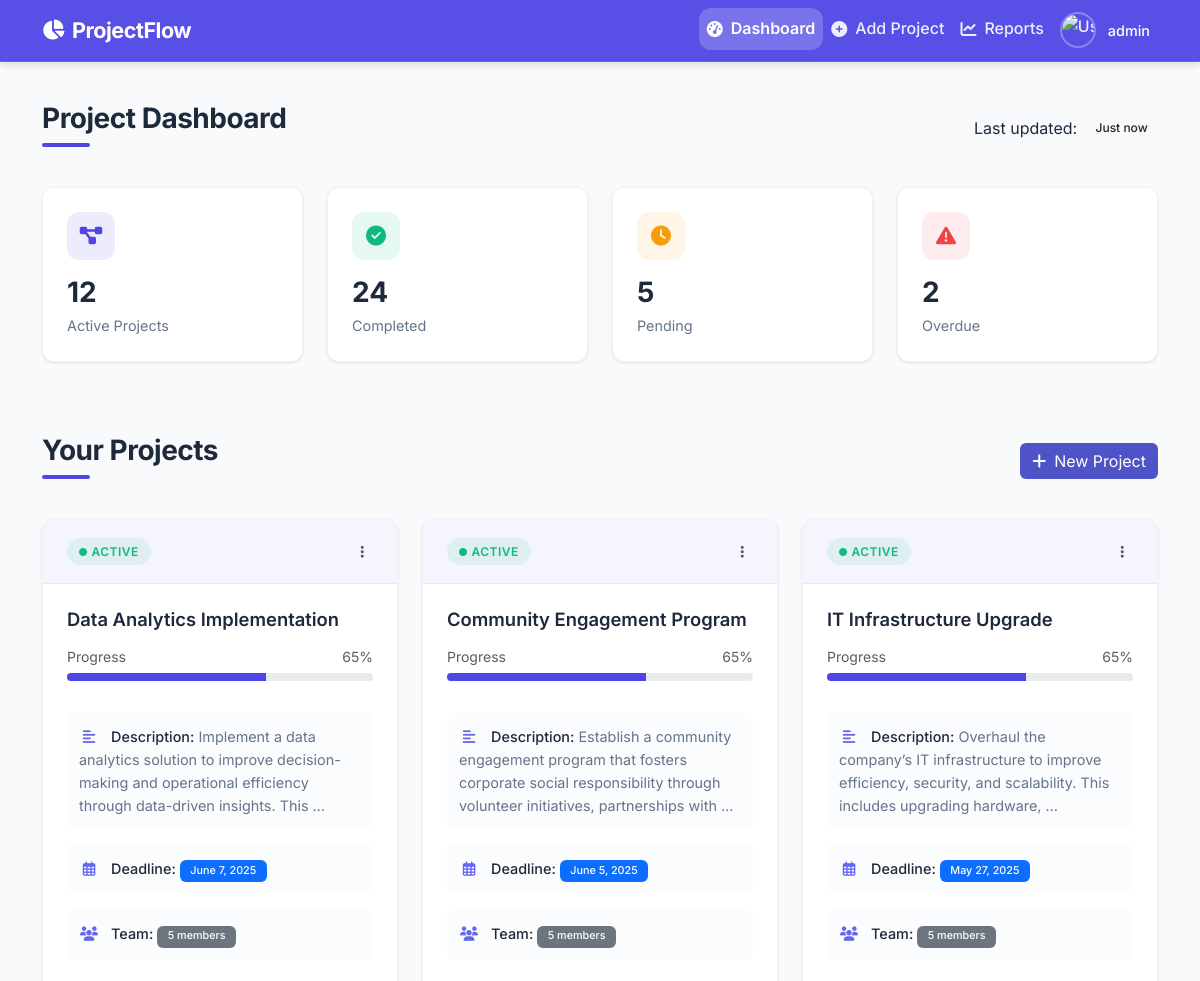
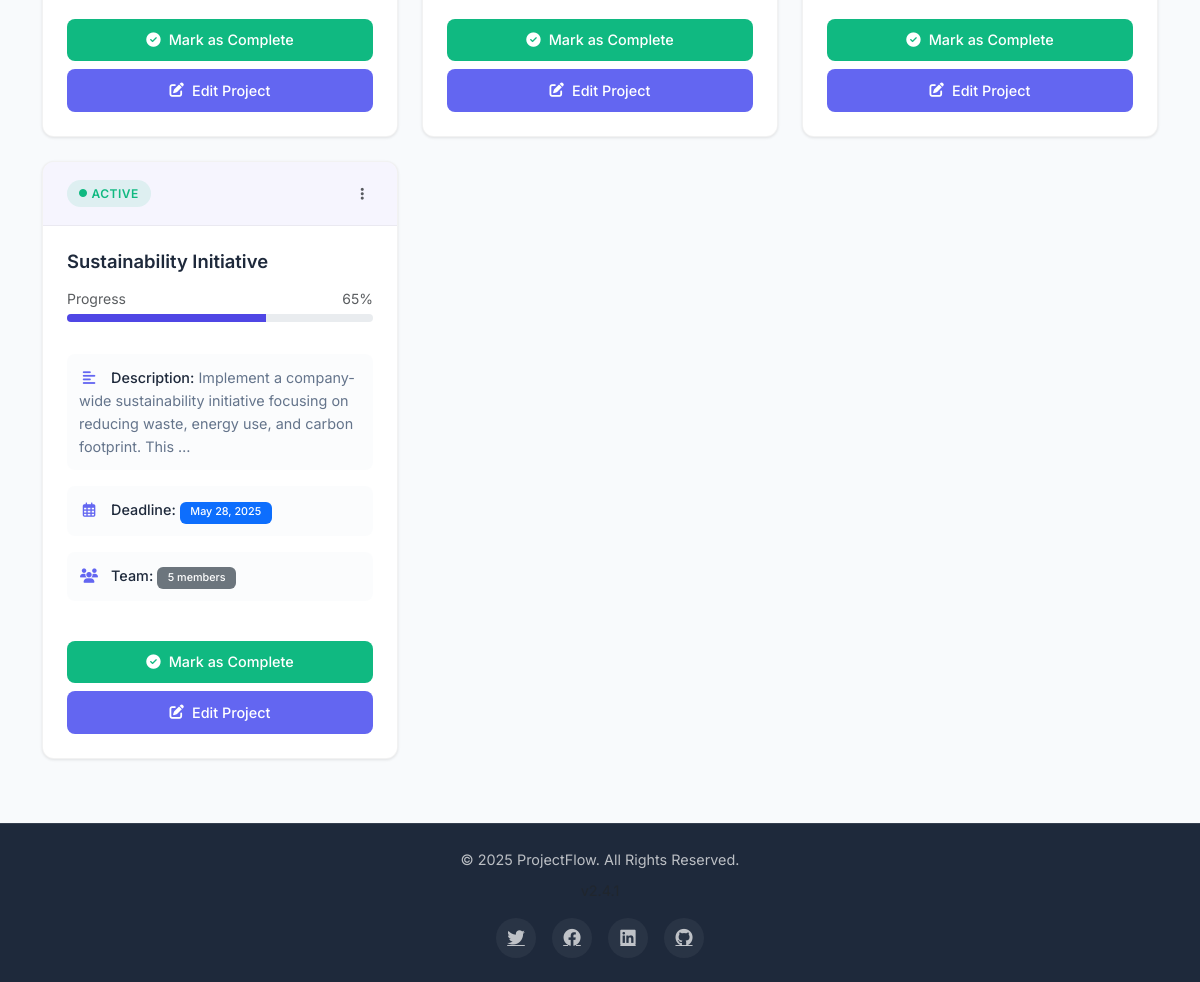
Page /index/ (signed in) on the earlier database version (2 pictures, top to bottom).
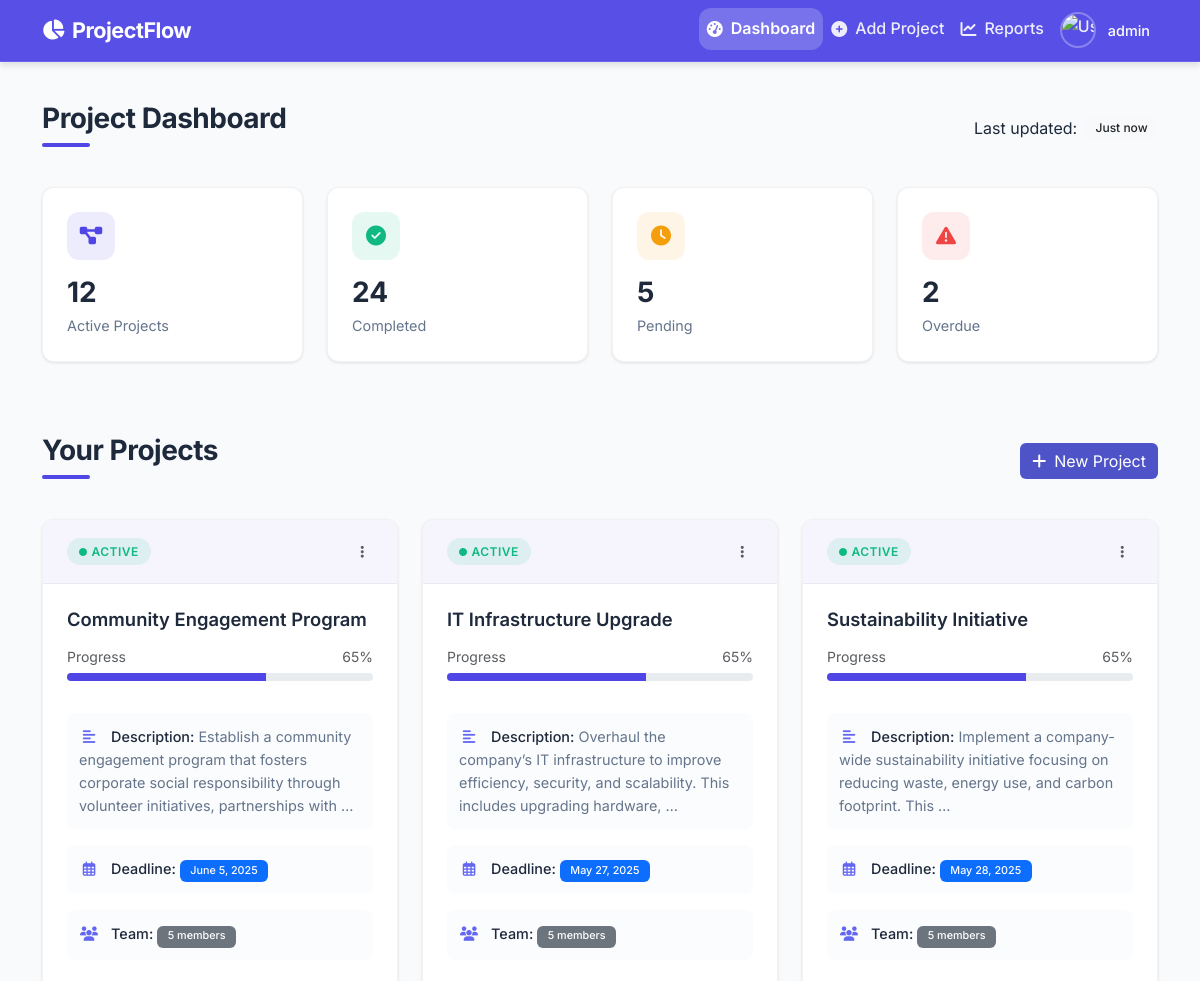
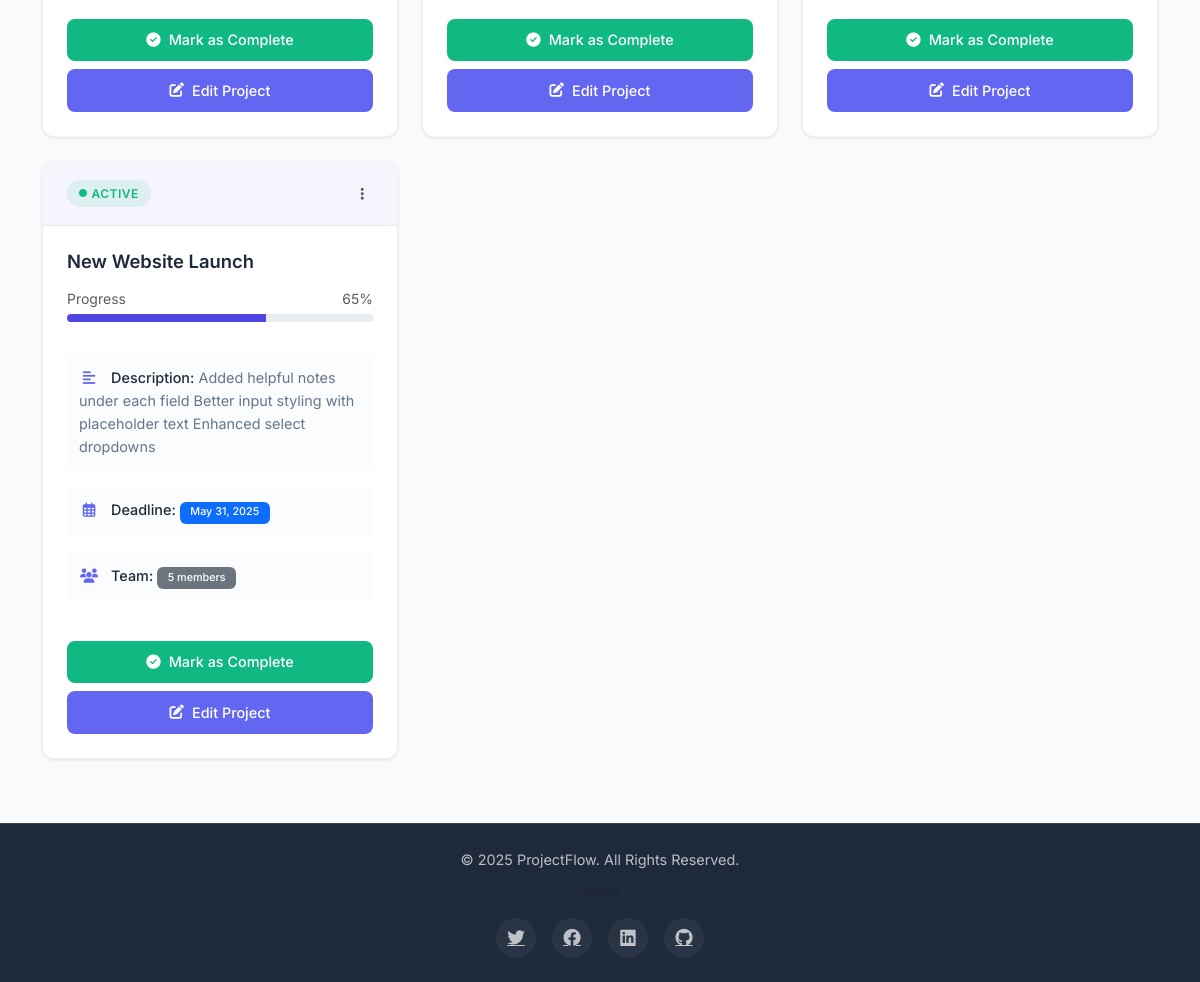
Same page on the later database version (2 pictures, top to bottom).
### MyPanel/models.py (models this page shows, shortened)
class Project(models.Model):
    project_name = models.CharField(max_length=255)
    description = models.TextField()
    deadline = models.DateField()

### MyPanel/views.py (the view)
# urls.py: path('index/', views.index, name='index'),
@login_required(login_url='login')  # Restrict access to authenticated users
def index(request):
    sales = Project.objects.all()
    return render(request, 'Index.html', {'sales': sales})

### MyPanel/Templates/Index.html (shortened to what this page needs)
<!DOCTYPE html>
<html lang="en">
  <head>
    <link
      href="https://cdn.jsdelivr.net/npm/bootstrap@5.3.0-alpha3/dist/css/bootstrap.min.css"
      rel="stylesheet"
    />
    <link
      rel="stylesheet"
      href="https://cdnjs.cloudflare.com/ajax/libs/font-awesome/6.4.0/css/all.min.css"
    />
  </head>
  <body>
    <nav class="navbar navbar-expand-lg navbar-dark">
      <div class="container">
        <a class="navbar-brand" href="#">
          <i class="fas fa-chart-pie"></i>
          <span>ProjectFlow</span>
        </a>
        <div class="collapse navbar-collapse" id="navbarNav">
          <ul class="navbar-nav ms-auto">
            <li class="nav-item">
              <a class="nav-link active" href="#">
                <i class="fas fa-tachometer-alt"></i>
                <span>Dashboard</span>
              </a>
            </li>
            <li class="nav-item">
              <a class="nav-link" href="{% url 'add_project' %}">
                <i class="fas fa-plus-circle"></i>
                <span>Add Project</span>
              </a>
            </li>
            <li class="nav-item">
              <a class="nav-link" href="#">
                <i class="fas fa-chart-line"></i>
                <span>Reports</span>
              </a>
            </li>
            <li class="nav-item dropdown">
              <a
                class="nav-link dropdown-toggle p-0"
                href="#"
                id="navbarDropdown"
                role="button"
                data-bs-toggle="dropdown"
                aria-expanded="false"
              >
                <div class="user-profile">
                  <img
                    src="{{ user.profile.profile_picture.url }}"
                    alt="User Profile"
                    class="user-avatar"
                  />
                  <span class="user-name">{{ user.username }}</span>
                </div>
              </a>
            </li>
          </ul>
        </div>
      </div>
    </nav>
    <main class="main-container">
      <div class="container">
        <div class="page-header">
          <h1 class="page-title">Project Dashboard</h1>
          <div class="d-flex align-items-center">
            <span class="me-2">Last updated:</span>
            <span class="badge bg-light text-dark">Just now</span>
          </div>
        </div>
        <div class="row mb-4">
          <div class="col-xl-3 col-md-6 mb-4">
            <div class="stats-card">
              <div class="icon icon-primary">
                <i class="fas fa-project-diagram"></i>
              </div>
              <h3>12</h3>
              <p>Active Projects</p>
            </div>
          </div>
          <div class="col-xl-3 col-md-6 mb-4">
            <div class="stats-card">
              <div class="icon icon-success">
                <i class="fas fa-check-circle"></i>
              </div>
              <h3>24</h3>
              <p>Completed</p>
            </div>
          </div>
          <div class="col-xl-3 col-md-6 mb-4">
            <div class="stats-card">
              <div class="icon icon-warning">
                <i class="fas fa-clock"></i>
              </div>
              <h3>5</h3>
              <p>Pending</p>
            </div>
          </div>
          <div class="col-xl-3 col-md-6 mb-4">
            <div class="stats-card">
              <div class="icon icon-danger">
                <i class="fas fa-exclamation-triangle"></i>
              </div>
              <h3>2</h3>
              <p>Overdue</p>
            </div>
          </div>
        </div>
        <div class="page-header mt-5">
          <h1 class="page-title">Your Projects</h1>
          <a href="{% url 'add_project' %}" class="btn btn-primary">
            <i class="fas fa-plus me-2"></i>New Project
          </a>
        </div>
        <div class="row">
          {% for project in sales %}
          <div class="col-xl-4 col-lg-6 col-md-6 mb-4">
            <div class="card">
              <div class="card-header">
                <div class="d-flex justify-content-between align-items-center">
                  <span class="status-indicator status-active">
                    <i class="fas fa-circle me-1" style="font-size: 0.5rem"></i>
                    Active
                  </span>
                  <div class="dropdown">
                    <button
                      class="btn btn-sm btn-link text-muted"
                      type="button"
                      id="dropdownMenuButton"
                      data-bs-toggle="dropdown"
                      aria-expanded="false"
                    >
                      <i class="fas fa-ellipsis-v"></i>
                    </button>
                  </div>
                </div>
              </div>
              <div class="card-body">
                <h5 class="card-title">{{ project.project_name }}</h5>
                <div class="mb-3">
                  <div class="d-flex justify-content-between mb-1">
                    <small class="text-muted">Progress</small>
                    <small class="text-muted">65%</small>
                  </div>
                  <div class="progress">
                    <div
                      class="progress-bar"
                      role="progressbar"
                      style="width: 65%"
                      aria-valuenow="65"
                      aria-valuemin="0"
                      aria-valuemax="100"
                    ></div>
                  </div>
                </div>
                <div class="project-info">
                  <p class="card-text">
                    <i class="fas fa-align-left"></i>
                    <strong>Description:</strong>
                    {{project.description|truncatewords:15 }}
                  </p>
                </div>
                <div class="project-info">
                  <p class="card-text">
                    <i class="far fa-calendar-alt"></i>
                    <strong>Deadline:</strong>
                    <span class="badge bg-primary">{{ project.deadline }}</span>
                  </p>
                </div>
                <div class="project-info">
                  <p class="card-text">
                    <i class="fas fa-users"></i>
                    <strong>Team:</strong>
                    <span class="badge bg-secondary">5 members</span>
                  </p>
                </div>
                <button
                  class="btn btn-complete"
                  data-id="{{ project.id }}"
                  onclick="completeProject(this)"
                >
                  <i class="fas fa-check-circle"></i>
                  <span>Mark as Complete</span>
                </button>
                <button
                  class="btn btn-edit"
                  onclick="editProject('{{ project.id }}')"
                >
                  <i class="fas fa-edit"></i>
                  <span>Edit Project</span>
                </button>
              </div>
            </div>
          </div>
          {% endfor %}
        </div>
      </div>
    </main>
    <footer>
      <div class="container footer-content">
        <p>&copy; 2025 ProjectFlow. All Rights Reserved.</p>
        <p class="text-muted">v2.4.1</p>
        <div class="social-links">
          <a href="#"><i class="fab fa-twitter"></i></a>
          <a href="#"><i class="fab fa-facebook"></i></a>
          <a href="#"><i class="fab fa-linkedin"></i></a>
          <a href="#"><i class="fab fa-github"></i></a>
        </div>
      </div>
    </footer>
  </body>
</html>

Differences in the rows shown:
removed Project: project_name "Data Analytics Implementation", description "Implement a data analytics solution to improve decision-making and operational efficiency through data-driven insights. This …", deadline "June 7, 2025"
added Project: project_name "New Website Launch", description "Added helpful notes under each field Better input styling with placeholder text Enhanced select dropdowns", deadline "May 31, 2025"
